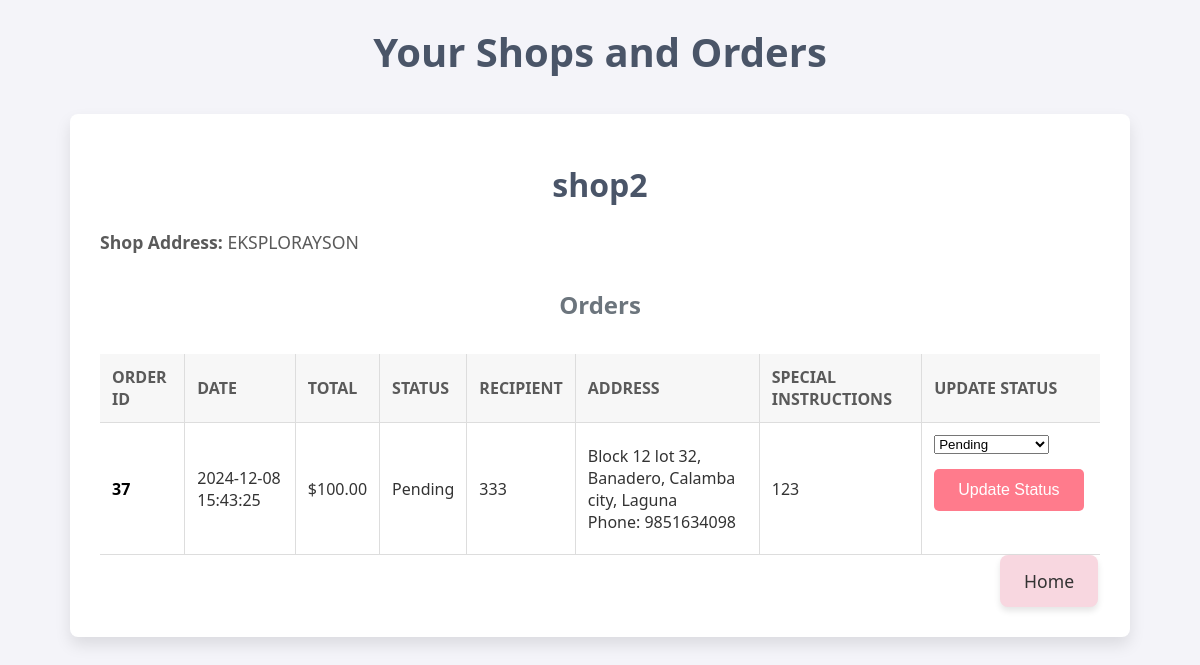
The app's page /orders.php (signed in) with its own data.
### tables this page shows
CREATE TABLE `shops` (
  `id` int(11) NOT NULL,
  `user_id` int(11) NOT NULL,
  `shop_name` varchar(255) NOT NULL,
  `shop_email` varchar(255) NOT NULL,
  `shop_address` text NOT NULL,
  `shop_phone` varchar(20) NOT NULL,
  `profile_picture` varchar(255) DEFAULT NULL,
  `identity_proof` varchar(255) DEFAULT NULL,
  `business_license` varchar(255) DEFAULT NULL,
  `sales_tax_registration` varchar(255) DEFAULT NULL,
  `valid_id` varchar(255) DEFAULT NULL,
  `created_at` timestamp NOT NULL DEFAULT current_timestamp()
);

CREATE TABLE `orders` (
  `id` int(11) NOT NULL,
  `user_id` int(11) NOT NULL,
  `shop_id` int(11) NOT NULL,
  `recipient_name` varchar(255) NOT NULL,
  `address` varchar(255) NOT NULL,
  `baranggay` varchar(255) NOT NULL,
  `city` varchar(255) NOT NULL,
  `province` varchar(255) NOT NULL,
  `phone_number` varchar(15) NOT NULL,
  `special_instructions` text DEFAULT NULL,
  `total_amount` decimal(10,2) NOT NULL,
  `order_date` timestamp NOT NULL DEFAULT current_timestamp(),
  `status` enum('Pending','Processing','Shipped','Out for Delivery','Delivered','Cancelled','On Hold','Returned','Refunded') DEFAULT 'Pending'
);

### orders.php (the view, shortened to what this page needs)
<?php
require 'db.php';
$user_id = $_SESSION['user_id'];
$shops_query = "
    SELECT * FROM shops WHERE user_id = ?";
$stmt = $conn->prepare($shops_query);
$stmt->bind_param('i', $user_id);
$stmt->execute();
$shops_result = $stmt->get_result();
if ($shops_result->num_rows > 0): ?>
    <h1>Your Shops and Orders</h1>
    <?php while ($shop = $shops_result->fetch_assoc()): ?>
        <div class="shop-section">
            <h2><?php echo $shop['shop_name']; ?></h2>
            <p><strong>Shop Address:</strong> <?php echo $shop['shop_address']; ?></p>
            <?php
            $orders_query = "
                SELECT o.id AS order_id, o.order_date, o.total_amount, o.status,
                       o.recipient_name, o.address, o.baranggay, o.city, o.province,
                       o.phone_number, o.special_instructions
                FROM orders o
                JOIN order_items oi ON o.id = oi.order_id
                JOIN products p ON oi.product_id = p.id
                WHERE p.shop_id = ?";
            $stmt_orders = $conn->prepare($orders_query);
            $stmt_orders->bind_param('i', $shop['id']);
            $stmt_orders->execute();
            $orders_result = $stmt_orders->get_result();
            if ($orders_result->num_rows > 0): ?>
                <h3>Orders</h3>
                <table>
                    <tr>
                        <th>Order ID</th>
                        <th>Date</th>
                        <th>Total</th>
                        <th>Status</th>
                        <th>Recipient</th>
                        <th>Address</th>
                        <th>Special Instructions</th>
                        <th>Update Status</th>
                    </tr>
                    <?php while ($order = $orders_result->fetch_assoc()): ?>
                        <tr>
                            <td><a href="view_order.php?order_id=<?php echo $order['order_id']; ?>"><?php echo $order['order_id']; ?></a></td>
                            <td><?php echo $order['order_date']; ?></td>
                            <td>$<?php echo number_format($order['total_amount'], 2); ?></td>
                            <td><?php echo $order['status']; ?></td>
                            <td><?php echo $order['recipient_name']; ?></td>
                            <td>
                                <?php
                                echo $order['address'] . ', ' . $order['baranggay'] . ', ' . $order['city'] . ', ' . $order['province'] . '<br>';
                                echo 'Phone: ' . $order['phone_number'];
                                ?>
                            </td>
                            <td><?php echo $order['special_instructions']; ?></td>
                            <td>
                                <form method="POST" action="update_order_status.php">
                                    <select name="status">
                                        <option value="Pending" <?php echo $order['status'] == 'Pending' ? 'selected' : ''; ?>>Pending</option>
                                    </select>
                                    <button type="submit">Update Status</button>
                                </form>
                            </td>
                        </tr>
                    <?php endwhile; ?>
                </table>
            <?php else: ?>
                <p>No orders found for this shop.</p>
            <?php endif; ?>
            <a href="index.php" class="Back">Home</a>
        </div>
    <?php endwhile; ?>
<?php else: ?>
    <p>You do not own any shops.</p>
<?php endif; ?>

### orders.php (style rules this page uses)
.Back { display: inline-block; background-color: #f8d7e0; color: #333; text-decoration: none; padding: 12px 24px; font-size: 1.1rem; border-radius: 8px; font-weight: 500; transition: background-color 0.3s ease, transform 0.2s ease; box-shadow: 0 4px 6px rgba(0, 0, 0, 0.1); margin-left: 900; }
h1, h2, h3 { text-align: center; color: #2e3d49; }
h1 { font-size: 2.5rem; margin: 20px 0; color: #4a5568; }
h2 { font-size: 2rem; margin: 15px 0; color: #4a5568; }
h3 { font-size: 1.5rem; color: #6c757d; margin-top: 30px; }
.shop-section { background: #fff; margin: 30px auto; padding: 30px; border-radius: 8px; max-width: 1000px; box-shadow: 0 8px 16px rgba(0, 0, 0, 0.1); }
.shop-section p { font-size: 1.1rem; color: #5a5a5a; margin-bottom: 15px; }
table { width: 100%; border-collapse: collapse; margin-top: 30px; }
th, td { padding: 12px; border-bottom: 1px solid #ddd; border-left: 1px solid #ddd; }
th:first-child, td:first-child { border-left: none; }
th { background-color: #f7f7f7; color: #5a5a5a; font-size: 1rem; text-align: left; text-transform: uppercase; }
td { font-size: 1rem; color: #333; }
table a { color: black; text-decoration: none; font-weight: bold; }
button, a.button-link { display: inline-block; padding: 12px 24px; font-size: 1rem; color: #fff; background-color: #ff7b8c; border: none; border-radius: 5px; cursor: pointer; text-decoration: none; text-align: center; transition: background-color 0.3s ease; margin: 15px 0; }

### records on screen
shops: shop_name "shop2", shop_address "EKSPLORAYSON"
orders: id "37", order_date "2024-12-08 15:43:25", total_amount "100.00", status "Pending", recipient_name "333", address "Block 12 lot 32", baranggay "Banadero", city "Calamba city", province "Laguna", phone_number "9851634098", special_instructions "123"
